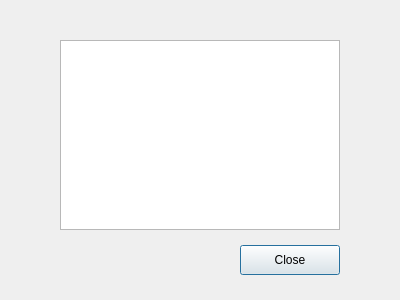
<?xml version="1.0" encoding="UTF-8"?>
<ui version="4.0">
 <class>HelpDialog</class>
 <widget class="QDialog" name="HelpDialog">
  <property name="geometry">
   <rect>
    <x>0</x>
    <y>0</y>
    <width>400</width>
    <height>300</height>
   </rect>
  </property>
  <property name="windowTitle">
   <string>Dialog</string>
  </property>
  <widget class="QPushButton" name="pushButton">
   <property name="geometry">
    <rect>
     <x>240</x>
     <y>245</y>
     <width>100</width>
     <height>30</height>
    </rect>
   </property>
   <property name="text">
    <string>Close</string>
   </property>
  </widget>
  <widget class="QTextBrowser" name="textBrowser">
   <property name="geometry">
    <rect>
     <x>60</x>
     <y>40</y>
     <width>280</width>
     <height>190</height>
    </rect>
   </property>
   <property name="html">
    <string>&lt;!DOCTYPE HTML PUBLIC &quot;-//W3C//DTD HTML 4.0//EN&quot; &quot;http://www.w3.org/TR/REC-html40/strict.dtd&quot;&gt;
&lt;html&gt;&lt;head&gt;&lt;meta name=&quot;qrichtext&quot; content=&quot;1&quot; /&gt;&lt;style type=&quot;text/css&quot;&gt;
p, li { white-space: pre-wrap; }
&lt;/style&gt;&lt;/head&gt;&lt;body style=&quot; font-family:'SimSun'; font-size:9pt; font-weight:400; font-style:normal;&quot;&gt;
&lt;p style=&quot;-qt-paragraph-type:empty; margin-top:0px; margin-bottom:0px; margin-left:0px; margin-right:0px; -qt-block-indent:0; text-indent:0px; font-family:'SimSun';&quot;&gt;&lt;br /&gt;&lt;/p&gt;&lt;/body&gt;&lt;/html&gt;</string>
   </property>
  </widget>
 </widget>
 <resources/>
 <connections>
  <connection>
   <sender>pushButton</sender>
   <signal>clicked()</signal>
   <receiver>HelpDialog</receiver>
   <slot>close()</slot>
   <hints>
    <hint type="sourcelabel">
     <x>299</x>
     <y>268</y>
    </hint>
    <hint type="destinationlabel">
     <x>364</x>
     <y>280</y>
    </hint>
   </hints>
  </connection>
 </connections>
</ui>
